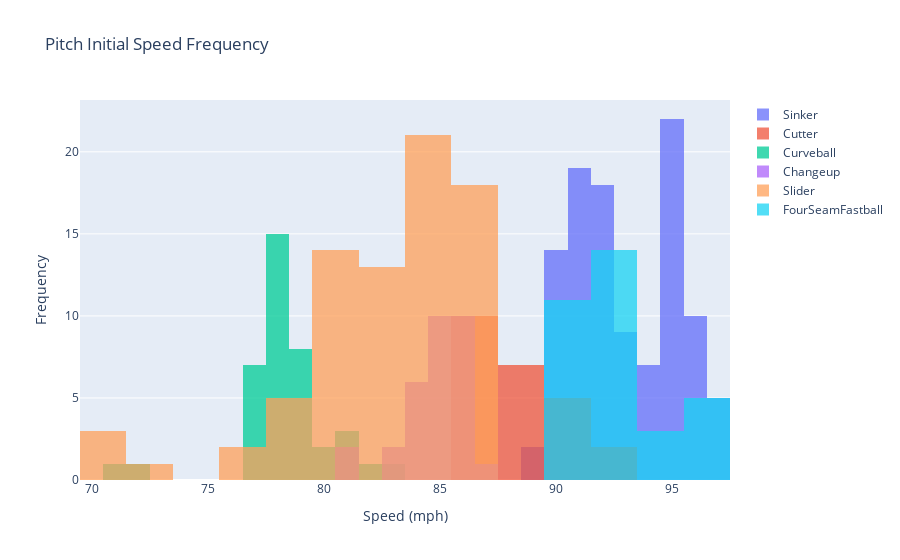

The notebook cell this image was saved under:
### Code cell
# Overlay
fig = go.Figure()
for i in range(len(pitch_type_types)):
    fig.add_trace(go.Histogram(x=pitch_speed[i], name=pitch_type_types[i]))

# Overlay both histograms
fig.update_layout(barmode='overlay', title_text='Pitch Initial Speed Frequency')
fig.update_xaxes(title_text="Speed (mph)")
fig.update_yaxes(title_text="Frequency")

# Reduce opacity to see both histograms
fig.update_traces(opacity=0.75)
fig.show()

# fig.write_image("Pitch Initial Speed Frequency Histogram.png", engine='kaleido')

### Figure 1 — Plotly figure (JSON) as saved in the notebook; plotly's stock layout.template omitted (floating-point values rounded to 4 significant figures)
{"data": [{"name": "Sinker", "opacity": 0.75, "type": "histogram", "x": [94, 93, 95, 90, 93, 93, 92, 97, 90, 97, 90, 96, 95, 93, 95, 95, 91, 90, 94, 96, 91, 94, 96, 92, 95, 95, 92, 89, 95, 91, 91, 95, 95, 91, 91, 90, 96, 94, 97, 91, 92, 96, 95, 91, 90, 96, 89, 93, 91, 95, 95, 94, 90, 91, 92, 90, 93, 95, 93, 93, 91, 95, 95, 97, 96, 93, 95, 95, 96, 91, 92, 92, 95, 92, 96, 90, 92, 92, 92, 94, 95, 92, 95, 90, 94, 92, 92, 95, 91, 91, 91, 92, 96, 91, 91, 92, 92, 90, 91, 97, 95, 90, 90, 90, 91, 92]}, {"name": "Cutter", "opacity": 0.75, "type": "histogram", "x": [88, 92, 87, 90, 88, 87, 87, 90, 87, 90, 90, 86, 87, 87, 90, 87, 93, 88, 89, 86, 89, 86, 88, 88]}, {"name": "Curveball", "opacity": 0.75, "type": "histogram", "x": [79, 78, 79, 79, 79, 77, 79, 78, 78, 78, 77, 78, 77, 71, 78, 79, 78, 78, 79, 79, 77, 77, 82, 78, 78, 77, 81, 78, 80, 81, 78, 83, 80, 78, 78, 78, 72, 77, 81]}, {"name": "Changeup", "opacity": 0.75, "type": "histogram", "x": [86, 86, 84, 84, 86, 83, 83, 85, 84, 85, 86, 85, 86, 81, 85, 85, 84, 86, 85, 85, 87, 86, 85, 85, 85, 86, 84, 86, 81, 86, 84]}, {"name": "Slider", "opacity": 0.75, "type": "histogram", "x": [84, 80, 80, 81, 83, 85, 80, 81, 86, 79, 78, 83, 83, 71, 85, 82, 83, 86, 86, 82, 83, 85, 80, 85, 86, 71, 80, 86, 87, 79, 84, 86, 80, 84, 84, 85, 83, 86, 85, 84, 76, 80, 80, 84, 85, 73, 87, 85, 70, 83, 87, 86, 79, 84, 86, 83, 84, 82, 86, 81, 80, 84, 84, 86, 81, 79, 84, 76, 86, 82, 84, 86, 86, 86, 83, 85, 81]}, {"name": "FourSeamFastball", "opacity": 0.75, "type": "histogram", "x": [93, 93, 92, 90, 93, 95, 90, 96, 93, 93, 93, 91, 93, 97, 92, 90, 97, 92, 92, 96, 91, 93, 91, 90, 91, 93, 94, 92, 96, 91, 90, 94, 91]}], "layout": {"barmode": "overlay", "title": {"text": "Pitch Initial Speed Frequency"}, "xaxis": {"title": {"text": "Speed (mph)"}}, "yaxis": {"title": {"text": "Frequency"}}}}
